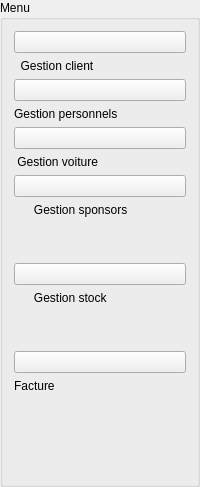
         <widget class="QGroupBox" name="groupBox_3">
          <property name="title">
           <string>Menu</string>
          </property>
          <layout class="QVBoxLayout" name="verticalLayout_6">
           <item>
            <layout class="QVBoxLayout" name="verticalLayout_5">
             <item>
              <widget class="QPushButton" name="ahmed">
               <property name="styleSheet">
                <string notr="true">border-image: url(:/img/ireception.png);</string>
               </property>
               <property name="text">
                <string/>
               </property>
               <property name="icon">
                <iconset>
                 <normaloff>:/ireception/ireception.png</normaloff>:/ireception/ireception.png</iconset>
               </property>
               <property name="iconSize">
                <size>
                 <width>50</width>
                 <height>30</height>
                </size>
               </property>
              </widget>
             </item>
             <item>
              <widget class="QLabel" name="label_33">
               <property name="text">
                <string>  Gestion client</string>
               </property>
              </widget>
             </item>
             <item>
              <widget class="QPushButton" name="khalfi">
               <property name="styleSheet">
                <string notr="true"/>
               </property>
               <property name="text">
                <string/>
               </property>
               <property name="icon">
                <iconset>
                 <normaloff>:/istaff/istaff.png</normaloff>:/istaff/istaff.png</iconset>
               </property>
               <property name="iconSize">
                <size>
                 <width>50</width>
                 <height>30</height>
                </size>
               </property>
              </widget>
             </item>
             <item>
              <widget class="QLabel" name="label_34">
               <property name="text">
                <string>Gestion personnels</string>
               </property>
              </widget>
             </item>
             <item>
              <widget class="QPushButton" name="ghayth">
               <property name="text">
                <string/>
               </property>
               <property name="icon">
                <iconset>
                 <normaloff>:/ireservation/ireservation.png</normaloff>:/ireservation/ireservation.png</iconset>
               </property>
               <property name="iconSize">
                <size>
                 <width>50</width>
                 <height>30</height>
                </size>
               </property>
              </widget>
             </item>
             <item>
              <widget class="QLabel" name="label_35">
               <property name="text">
                <string> Gestion voiture</string>
               </property>
              </widget>
             </item>
             <item>
              <widget class="QPushButton" name="Iheb">
               <property name="minimumSize">
                <size>
                 <width>0</width>
                 <height>0</height>
                </size>
               </property>
               <property name="text">
                <string/>
               </property>
               <property name="icon">
                <iconset>
                 <normaloff>:/icolab/icolab.png</normaloff>:/icolab/icolab.png</iconset>
               </property>
               <property name="iconSize">
                <size>
                 <width>50</width>
                 <height>30</height>
                </size>
               </property>
              </widget>
             </item>
             <item>
              <widget class="QLabel" name="label_36">
               <property name="text">
                <string>      Gestion sponsors</string>
               </property>
              </widget>
             </item>
             <item>
              <spacer name="verticalSpacer_23">
               <property name="orientation">
                <enum>Qt::Vertical</enum>
               </property>
               <property name="sizeHint" stdset="0">
                <size>
                 <width>20</width>
                 <height>40</height>
                </size>
               </property>
              </spacer>
             </item>
             <item>
              <widget class="QPushButton" name="Sara">
               <property name="text">
                <string/>
               </property>
               <property name="icon">
                <iconset>
                 <normaloff>:/istock/istock.png</normaloff>:/istock/istock.png</iconset>
               </property>
               <property name="iconSize">
                <size>
                 <width>50</width>
                 <height>30</height>
                </size>
               </property>
              </widget>
             </item>
             <item>
              <widget class="QLabel" name="label_37">
               <property name="text">
                <string>      Gestion stock</string>
               </property>
              </widget>
             </item>
             <item>
              <spacer name="verticalSpacer_24">
               <property name="orientation">
                <enum>Qt::Vertical</enum>
               </property>
               <property name="sizeHint" stdset="0">
                <size>
                 <width>20</width>
                 <height>40</height>
                </size>
               </property>
              </spacer>
             </item>
             <item>
              <widget class="QPushButton" name="zriba">
               <property name="text">
                <string/>
               </property>
               <property name="icon">
                <iconset>
                 <normaloff>:/iconfiguration/iconfiguration.png</normaloff>:/iconfiguration/iconfiguration.png</iconset>
               </property>
               <property name="iconSize">
                <size>
                 <width>50</width>
                 <height>30</height>
                </size>
               </property>
              </widget>
             </item>
             <item>
              <widget class="QLabel" name="label_52">
               <property name="text">
                <string>Facture </string>
               </property>
              </widget>
             </item>
             <item>
              <spacer name="verticalSpacer_25">
               <property name="orientation">
                <enum>Qt::Vertical</enum>
               </property>
               <property name="sizeHint" stdset="0">
                <size>
                 <width>20</width>
                 <height>40</height>
                </size>
               </property>
              </spacer>
             </item>
            </layout>
           </item>
           <item>
            <spacer name="verticalSpacer_26">
             <property name="orientation">
              <enum>Qt::Vertical</enum>
             </property>
             <property name="sizeHint" stdset="0">
              <size>
               <width>20</width>
               <height>40</height>
              </size>
             </property>
            </spacer>
           </item>
          </layout>
         </widget>
